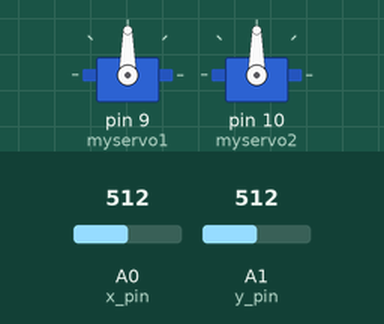
Recording of a sketch running on a simulated Arduino Uno, built with avr-gcc and run on an emulated ATmega328P. On the bench: 2 × servo. The test bench sets the inputs (shaded band); at power-on: A0 (x_pin) = 512, A1 (y_pin) = 512.

Above: at 1.2 s.
1.3 s: A0 (x_pin) set to 716
At 1.8 s:
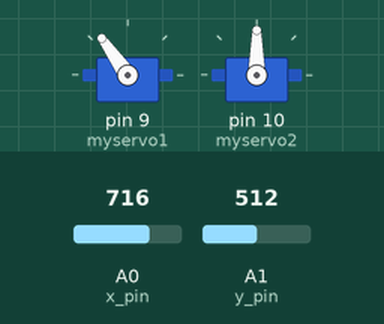
2.9 s: A1 (y_pin) set to 716
At 4.2 s:
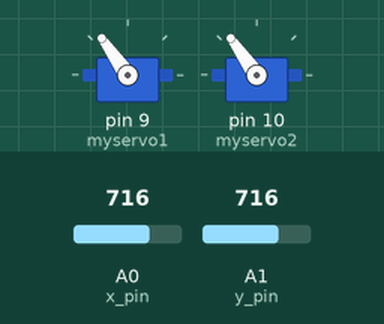
4.5 s: A0 (x_pin) set to 900
At 5.7 s:
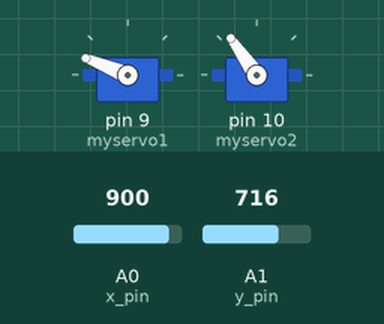
6.1 s: A1 (y_pin) set to 900
At 7.0 s:
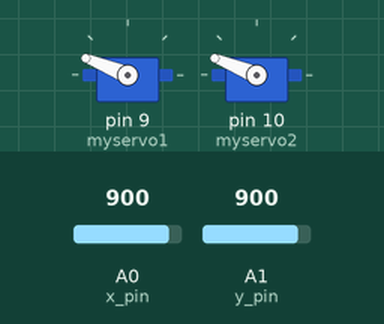
7.7 s: A0 (x_pin) set to 1023
At 8.3 s:
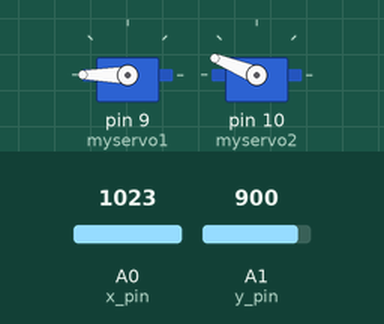
9.3 s: A1 (y_pin) set to 1023
At 9.7 s:
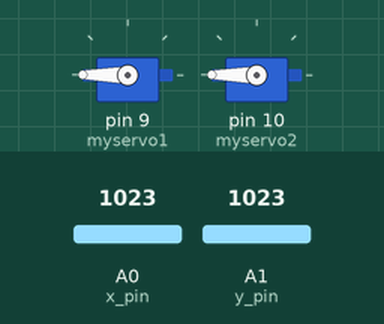
Timing chart, 0 to 11.9 s (numbered marks = the images above; inputs shaded):
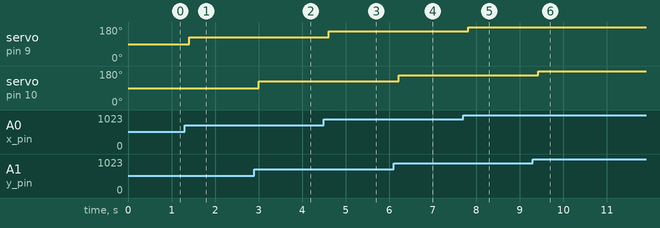

The sketch:

servos.ino
```cpp
/****
Two Servos Controlled by a Joystick
***/

#include <Servo.h>   // Include the Servo library

Servo myservo1;  // Create the first servo object
Servo myservo2;  // Create the second servo object

const int x_pin = A0;
const int y_pin = A1;
const int sw_pin = 2;

int x_value = 0;
int y_value = 0;

void setup() {
  myservo1.attach(9);  // Attach pin 9 to the servo object 1
  myservo2.attach(10);  // Attach pin 10 to the servo object 2
  // Init pins for Joystick
  pinMode(x_pin, INPUT);
  pinMode(y_pin, INPUT);

}

void loop() {
  // Read all values
  x_value = analogRead(x_pin);
  y_value = analogRead(y_pin);

  // Map values for servos
  x_value = map(x_value, 0,1023,0,180);
  y_value = map(y_value, 0,1023,0,180);

  myservo1.write(x_value);
  myservo2.write(y_value);

  // Some delay
  delay(200);

}
```

Measured:
- after the input at 1.3 s, servo on pin 9 (myservo1): 90° → 125° after 0.10 s
- after the input at 2.9 s, servo on pin 10 (myservo2): 90° → 125° after 0.11 s
- after the input at 4.5 s, servo on pin 9 (myservo1): 125° → 158° after 0.11 s
- after the input at 6.1 s, servo on pin 10 (myservo2): 125° → 158° after 0.12 s
- after the input at 7.7 s, servo on pin 9 (myservo1): 158° → 180° after 0.12 s
- after the input at 9.3 s, servo on pin 10 (myservo2): 158° → 180° after 0.12 s
